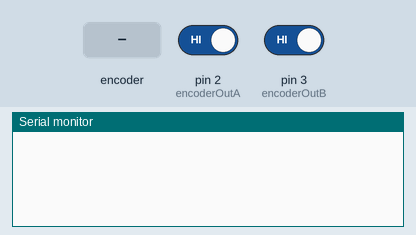
This sketch was run on a simulated Arduino Uno, built with avr-gcc and run on an emulated ATmega328P. On the bench: the last lines printed to the serial monitor. Inputs (shaded band) come from the test bench; at power-on: pin 2 (encoderOutA) HIGH, pin 3 (encoderOutB) HIGH.

Above: at 1.2 s.
1.3 s: rotary encoder on pin 2 (encoderOutA) / pin 3 (encoderOutB) turned 1 step (first pin leading)
At 2.4 s:
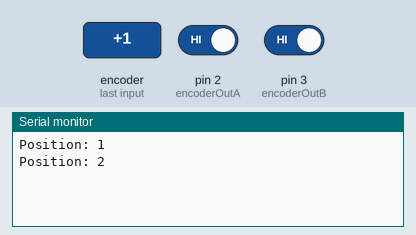
3.0 s: rotary encoder on pin 2 (encoderOutA) / pin 3 (encoderOutB) turned 1 step (first pin leading)
At 3.7 s:
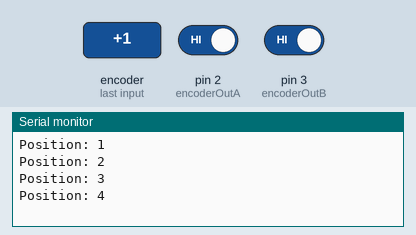
Timing chart, 0 to 6.0 s (numbered marks = the images above; inputs shaded):
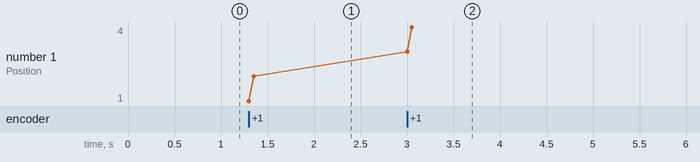

The sketch:

rotary2.ino
```cpp
#define encoderOutA 2 // CLK
#define encoderOutB 3 // DT
int counter = 0;
int State;
int old_State;
void setup() {
pinMode (encoderOutA, INPUT);
pinMode (encoderOutB, INPUT);
Serial.begin (9600);
//Read First Position of Channel A
old_State = digitalRead(encoderOutA);
}
void loop() {
State = digitalRead(encoderOutA);
if (State != old_State)
{
if (digitalRead(encoderOutB) != State)
{
counter ++;
}
else {
counter --;
}
Serial.print("Position: ");
Serial.println(counter);
}
old_State = State; // the first position was changed
}
```

Measured:
- after the input at 1.3 s, the serial monitor: prints a new line at once (image 1)
- after the input at 3.0 s, the serial monitor: prints a new line at once (image 2)
- plotted number 1: 2 → 4 after the input at 3.0 s
